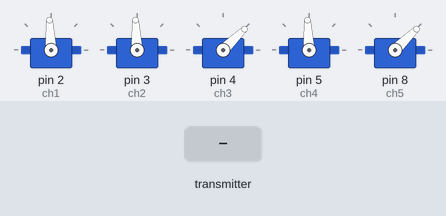
A sketch run on a simulated Arduino Uno, built with avr-gcc and run on an emulated ATmega328P. On the bench: 5 × servo. Inputs (shaded band) come from the test bench. No radio packets arrive unless stated.

Above: at 2.2 s.
2.3 s: the transmitter starts sending throttle = 64
At 3.5 s:
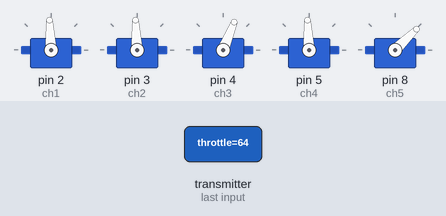
3.8 s: the transmitter starts sending yaw = 0
At 4.6 s:
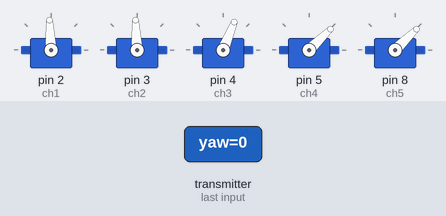
5.3 s: the transmitter starts sending pitch = 0
At 5.7 s:
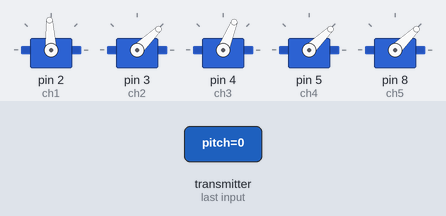
6.8 s: the transmitter starts sending roll = 0
At 8.0 s:
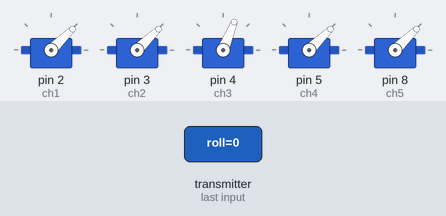
8.3 s: the transmitter starts sending AUX1 = 64
At 9.2 s:
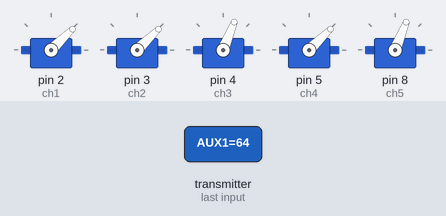
9.8 s: the transmitter starts sending throttle = 0
At 10.3 s:
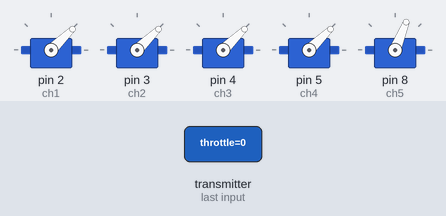
Timing chart, 0 to 12.3 s (numbered marks = the images above; inputs shaded):
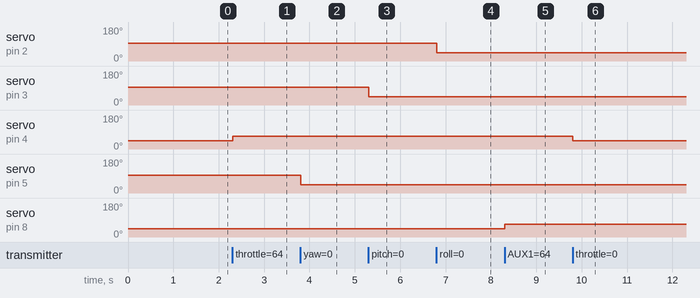

Measured:
- after the input at 2.3 s, servo on pin 4 (ch3): 44° → 68° at once
- after the input at 3.8 s, servo on pin 5 (ch4): 93° → 44° at once
- after the input at 5.3 s, servo on pin 3 (ch2): 93° → 44° at once
- after the input at 6.8 s, servo on pin 2 (ch1): 93° → 44° at once
- after the input at 8.3 s, servo on pin 8 (ch5): 44° → 68° at once
- after the input at 9.8 s, servo on pin 4 (ch3): 68° → 44° at once

The sketch:

newrcever.ino
```cpp
#include <SPI.h>
#include <nRF24L01.h>
#include <RF24.h>
#include <Servo.h>

Servo ch1, ch2, ch3, ch4, ch5;

struct MyData {
  byte throttle;
  byte yaw;
  byte pitch;
  byte roll;
  byte AUX1;
  byte AUX2;
};
MyData data;

const uint64_t pipeIn = 0xC3C3A0A0B1LL;
RF24 radio(9, 10);

unsigned long lastRecvTime = 0;

// دالة مخصصة لإعادة تعيين البيانات لقيم الأمان لمنع قفزة الـ 2000
void setToSafeValues() {
  data.throttle = 0;   // تحول بـ Map إلى 1000 (إيقاف)
  data.roll     = 127; // تحول بـ Map إلى ~1500 (المنتصف)
  data.pitch    = 127; // تحول بـ Map إلى ~1500 (المنتصف)
  data.yaw      = 127; // تحول بـ Map إلى ~1500 (المنتصف)
  data.AUX1     = 0;
  data.AUX2     = 0;
}

void setup() {
  Serial.begin(115200);
  ch1.attach(2); ch2.attach(3); ch3.attach(4); ch4.attach(5); ch5.attach(8);

  // إشارة البدء الآمنة
  ch1.writeMicroseconds(1500);
  ch2.writeMicroseconds(1500);
  ch3.writeMicroseconds(1000);
  ch4.writeMicroseconds(1500);
  ch5.writeMicroseconds(1000);

  setToSafeValues(); // تهيئة القيم آمنة من البداية
  delay(1000);

  radio.begin();
  radio.openReadingPipe(1, pipeIn);
  radio.setAutoAck(true);
  radio.setDataRate(RF24_250KBPS);
  radio.setPALevel(RF24_PA_MAX);
  radio.setChannel(76);
  radio.startListening();
}

void loop() {
  // فحص الاتصال وقراءة البيانات
  if (radio.available()) {
    radio.read(&data, sizeof(MyData));
    lastRecvTime = millis(); // تحديث الوقت عند الاستقبال الناجح فقط
  }

  // ===== نظام الـ Failsafe الذكي والمجرب =====
  // إذا مر أكثر من 300 مللي ثانية (أقل من نصف ثانية) بدون حزمة بيانات حقيقية
  if (millis() - lastRecvTime > 300) {
    setToSafeValues(); // اجبر الذاكرة على تنظيف قيم الـ 255 الوهمية فوراً

    ch1.writeMicroseconds(1500); // Roll في المنتصف
    ch2.writeMicroseconds(1500); // Pitch في المنتصف
    ch3.writeMicroseconds(1000); // Throttle صفر تماماً
    ch4.writeMicroseconds(1500); // Yaw في المنتصف
    ch5.writeMicroseconds(1000);
  }
  else {
    // معالجة البيانات الطبيعية عند استقرار الاتصال
    int pwm_roll     = map(data.roll, 0, 255, 1000, 2000);
    int pwm_pitch    = map(data.pitch, 0, 255, 1000, 2000);
    int pwm_throttle = map(data.throttle, 0, 255, 1000, 2000);
    int pwm_yaw      = map(data.yaw, 0, 255, 1000, 2000);
    int pwm_aux1     = map(data.AUX1, 0, 255, 1000, 2000);

    // حماية إضافية: لو حدث تسريب لقيمة قصوى بالخطأ أثناء الفحص
    if(pwm_throttle > 2000 || pwm_throttle < 1000) pwm_throttle = 1000;

    ch1.writeMicroseconds(pwm_roll);
    ch2.writeMicroseconds(pwm_pitch);
    ch3.writeMicroseconds(pwm_throttle); // إرسال الثروتل الفعلي للطائرة
    ch4.writeMicroseconds(pwm_yaw);
    ch5.writeMicroseconds(pwm_aux1);
  }
}
```
